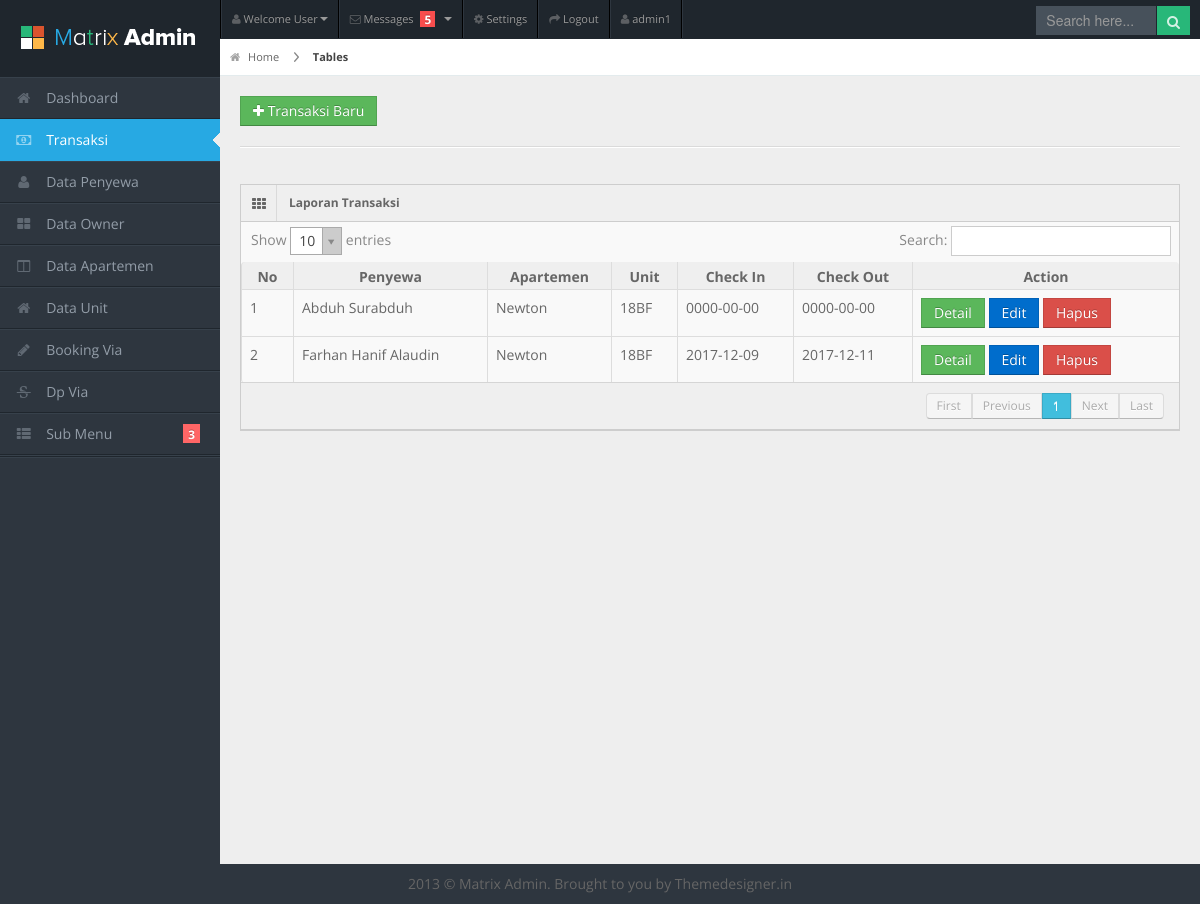
Page /laporan_transaksi.php (signed in) on the earlier database version.
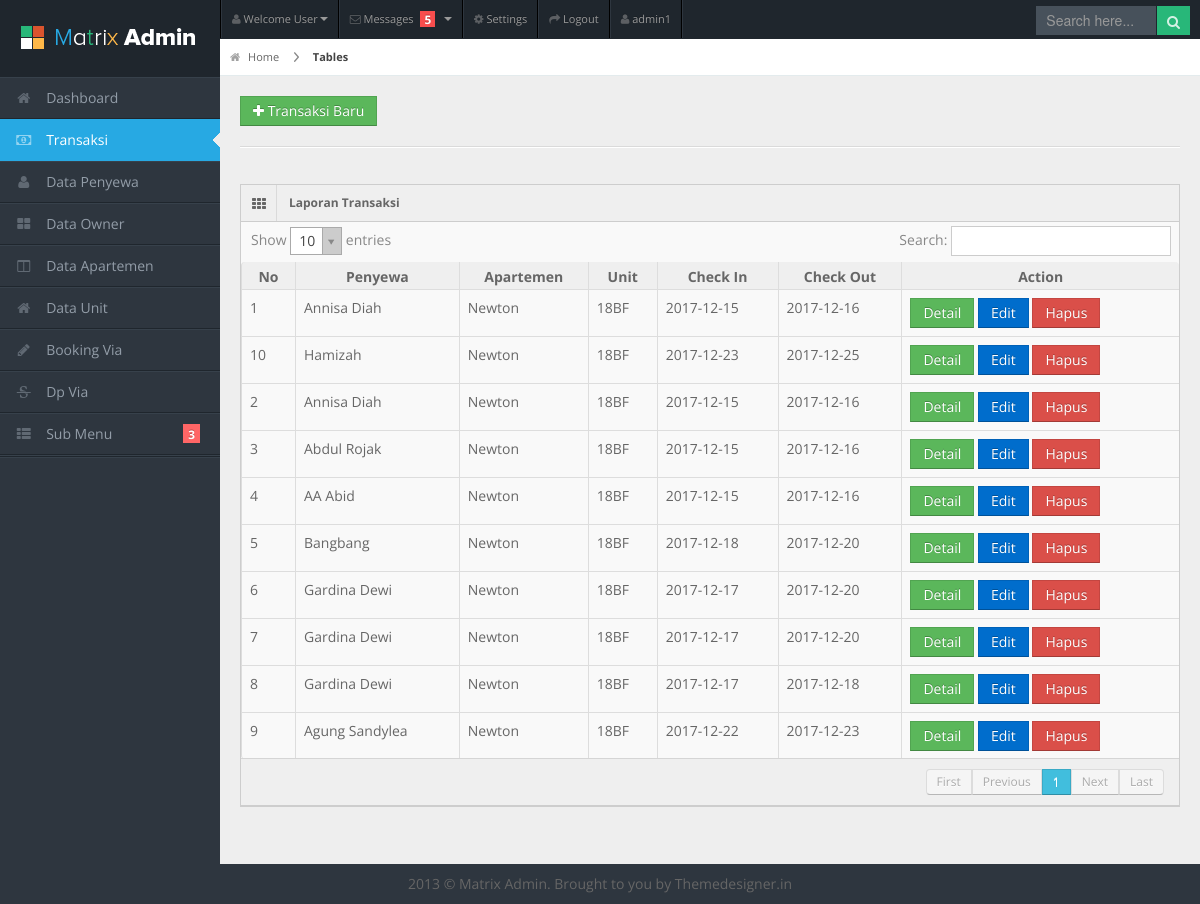
Same page on the later database version.
### tables this page shows
CREATE TABLE `tb_transaksi` (
  `kd_transaksi` int(4) NOT NULL,
  `kd_penyewa` int(4) NOT NULL,
  `kd_apt` int(4) NOT NULL,
  `kd_unit` int(4) NOT NULL,
  `check_in` date NOT NULL,
  `check_out` date NOT NULL,
  `hari` int(3) NOT NULL,
  `harga_sewa` int(20) NOT NULL,
  `tgl_transaksi` date NOT NULL,
  `diskon` int(20) NOT NULL,
  `ekstra_charge` int(20) NOT NULL,
  `kd_bank` int(4) NOT NULL,
  `tamu` int(11) NOT NULL,
  `kd_booking` int(5) NOT NULL,
  `dp` int(20) NOT NULL,
  `total_tagihan` int(20) NOT NULL,
  `sisa_pelunasan` int(20) NOT NULL,
  `catatan` varchar(50) NOT NULL
);

CREATE TABLE `tb_penyewa` (
  `kd_penyewa` int(4) NOT NULL,
  `nama` varchar(30) NOT NULL,
  `alamat` varchar(50) NOT NULL,
  `no_tlp` varchar(15) NOT NULL,
  `jenis_kelamin` varchar(10) NOT NULL,
  `email` varchar(40) NOT NULL,
  `tgl_gabung` date NOT NULL
);

CREATE TABLE `tb_apt` (
  `kd_apt` int(4) NOT NULL,
  `nama_apt` varchar(30) NOT NULL,
  `alamat_apt` varchar(50) NOT NULL
);

CREATE TABLE `tb_unit` (
  `kd_unit` int(4) NOT NULL,
  `kd_apt` int(4) NOT NULL,
  `no_unit` varchar(10) NOT NULL,
  `h_sewa_wd` int(10) NOT NULL,
  `h_sewa_we` int(10) NOT NULL,
  `h_owner_wd` int(10) NOT NULL,
  `h_owner_we` int(10) NOT NULL,
  `ekstra_charge` int(10) NOT NULL
);

### proses/proses.php (called while the page is built, shortened)
<?php
class Proses{
  public function __construct(){
    $this->db = new PDO('mysql:host=localhost;dbname=db_keuangan_cozzal','root','');
  }
  public function showTransaksi(){
	$sql = "SELECT * from tb_transaksi
	  INNER JOIN tb_penyewa ON tb_penyewa.kd_penyewa = tb_transaksi.kd_penyewa
	  INNER JOIN tb_apt ON tb_apt.kd_apt = tb_transaksi.kd_apt
	  INNER JOIN tb_unit ON tb_unit.kd_unit = tb_transaksi.kd_unit";
	$query = $this->db->query($sql);
	return $query;
  }
}
?>

### laporan_transaksi.php (the view, shortened to what this page needs)
<?php
  if(!isset($_SESSION['username'])) {
    header('location:login.php');
  }else {
    $username = $_SESSION['username'];
  }
  $thisPage = "Transaksi";
  include "template/head.php";
?>
<body>
<?php
  include "template/header.php";
  include "template/sidebar.php";
?>
<div id="content">
  <div id="content-header">
    <div id="breadcrumb"> <a href="#" title="Go to Home" class="tip-bottom"><i class="icon-home"></i> Home</a> <a href="#" class="current">Tables</a> </div>
    <a href="transaksi.php" class="btn btn-success btn-add"><i class="icon-plus"></i> Transaksi Baru</a>
  </div>
  <div class="container-fluid">
    <hr>
    <div class="row-fluid">
      <div class="span12">
        <div class="widget-box">
          <div class="widget-title"> <span class="icon"><i class="icon-th"></i></span>
            <h5>Laporan Transaksi</h5>
          </div>
          <div class="widget-content nopadding">
			<table class="table table-bordered data-table">
              <thead>
                <tr>
                  <th>No</th>
                  <th>Penyewa</th>
                  <th>Apartemen</th>
                  <th>Unit</th>
                  <th>Check In</th>
				  <th>Check Out</th>
				  <th>Action</th>
                </tr>
              </thead>
              <tbody>
			    <?php
				  require("proses/proses.php");
				  $Proses = new Proses();
				  $show = $Proses->showTransaksi();
				  $i = 1;
				  while($data = $show->fetch(PDO::FETCH_OBJ)){
					echo "
					  <tr class=gradeC'>
					    <td>$i</td>
					    <td>$data->nama</td>
					    <td>$data->nama_apt</td>
						<td>$data->no_unit</td>
						<td>$data->check_in</td>
						<td>$data->check_out</td>
						<td>
						  <a class='btn btn-success' id='detail' name='detail' href='laporan_transaksi.php?detail=$data->kd_transaksi'>Detail</a>
						  <a class='btn btn-primary' href='#'>Edit</a>
						  <a class='btn btn-danger' href='#'>Hapus</a>
						</td>
					  </tr>";
					$i++;
				  };
				?>
              </tbody>
            </table>
          </div>
        </div>
      </div>
    </div>
  </div>
</div>
<div class="row-fluid">
  <div id="footer" class="span12"> 2013 &copy; Matrix Admin. Brought to you by <a href="http://themedesigner.in">Themedesigner.in</a> </div>
</div>
</body>
</html>

### template/head.php (shortened to what this page needs)
<!DOCTYPE html>
<html lang="id">
<head>
<link rel="stylesheet" href="css/bootstrap.min.css" />
<link rel="stylesheet" href="css/bootstrap-responsive.min.css" />
<link rel="stylesheet" href="css/fullcalendar.css" />
<link rel="stylesheet" href="css/uniform.css" />
<link rel="stylesheet" href="css/theme.css" />
<link rel="stylesheet" href="css/select2.css" />
<link rel="stylesheet" href="css/matrix-style.css" />
<link rel="stylesheet" href="css/matrix-media.css" />
<link href="font-awesome/css/font-awesome.css" rel="stylesheet" />
<link rel="stylesheet" href="css/jquery.gritter.css" />
</head>

### template/header.php (shortened to what this page needs)
<div id="header">
  <h1><a href="dashboard.html">Matrix Admin</a></h1>
</div>
<div id="user-nav" class="navbar navbar-inverse">
  <ul class="nav">
    <li  class="dropdown" id="profile-messages" ><a title="" href="#" data-toggle="dropdown" data-target="#profile-messages" class="dropdown-toggle"><i class="icon icon-user"></i>  <span class="text">Welcome User</span><b class="caret"></b></a>
    </li>
    <li class="dropdown" id="menu-messages"><a href="#" data-toggle="dropdown" data-target="#menu-messages" class="dropdown-toggle"><i class="icon icon-envelope"></i> <span class="text">Messages</span> <span class="label label-important">5</span> <b class="caret"></b></a>
    </li>
    <li class=""><a title="" href="#"><i class="icon icon-cog"></i> <span class="text">Settings</span></a></li>
	<li class=""><a title="" href="proses/proses_logout.php"><i class="icon icon-share-alt"></i> <span class="text"> Logout</span></a></li>
    <li class=""><a title="" href="#"><i class="icon icon-user"></i> <span class="text"> <?php echo $username;?></span></a></li>
  </ul>
</div>
<div id="search">
  <input type="text" placeholder="Search here..."/>
  <button type="submit" class="tip-bottom" title="Search"><i class="icon-search icon-white"></i></button>
</div>

### template/sidebar.php (shortened to what this page needs)
<div id="sidebar"><a href="#" class="visible-phone"><i class="icon icon-home"></i> Dashboard</a>
  <ul>
    <li <?php if($thisPage == "Dashboard") echo "class='active'"; ?>><a href="index.php"><i class="icon icon-home"></i> <span>Dashboard</span></a> </li>
	<li class="submenu <?php if($thisPage == "Transaksi") echo " active"; ?>"> <a href="transaksi.php"><i class="icon icon-money"></i> <span>Transaksi</span></a>
    </li>
	<li <?php if($thisPage == "Penyewa") echo "class='active'"; ?>><a href="penyewa.php"><i class="icon icon-user"></i> <span>Data Penyewa</span></a> </li>
    <li <?php if($thisPage == "Owner") echo "class='active'"; ?>><a href="owner.php"><i class="icon icon-th-large"></i> <span>Data Owner</span></a> </li>
    <li <?php if($thisPage == "Apartemen") echo "class='active'"; ?>><a href="apartemen.php"><i class="icon icon-columns"></i> <span>Data Apartemen</span></a> </li>
    <li <?php if($thisPage == "Unit") echo "class='active'"; ?>><a href="unit.php"><i class="icon icon-home"></i> <span>Data Unit</span></a> </li>
	<li <?php if($thisPage == "Booking_via") echo "class='active'"; ?>><a href="booking_via.php"><i class="icon icon-pencil"></i> <span>Booking Via</span></a> </li>
	<li <?php if($thisPage == "Dp_via") echo "class='active'"; ?>><a href="dp_via.php"><i class="icon icon-strikethrough"></i> <span>Dp Via</span></a> </li>
    <li class="submenu"> <a href="#"><i class="icon icon-th-list"></i> <span>Sub Menu</span> <span class="label label-important">3</span></a>
    </li>
	<li>
	</li>
  </ul>
</div>

### css/theme.css (style rules this page uses)
.btn-add { margin-left: 20px; margin-top: 20px; }

### css/matrix-media.css (style rules this page uses)
body { background:#2E363F; }
#header { background-color: #1f262d; margin-top:10px; }
#search input[type=text], #search button { background-color: #28b779; }
#sidebar > ul { border-bottom: 1px solid #37414b }
#sidebar > ul > li { border-top: 1px solid #37414b; border-bottom: 1px solid #1f262d; }
#sidebar > ul > li.active { background-color: #27a9e3; border-bottom: 1px solid #27a9e3; border-top: 1px solid #27a9e3; }
#sidebar > ul > li.active a { color:#fff; text-decoration:none; }
#sidebar > ul > li > a > .label { background-color:#F66; }
#search input[type=text] { background-color: #47515b; color: #fff; }

Differences in the rows shown:
removed tb_transaksi: kd_penyewa.nama "Abduh Surabduh", kd_apt.nama_apt "Newton", kd_unit.no_unit "18BF", check_in "0000-00-00", check_out "0000-00-00"
removed tb_transaksi: kd_penyewa.nama "Farhan Hanif Alaudin", kd_apt.nama_apt "Newton", kd_unit.no_unit "18BF", check_in "2017-12-09", check_out "2017-12-11"
added tb_transaksi: kd_penyewa.nama "Annisa Diah", kd_apt.nama_apt "Newton", kd_unit.no_unit "18BF", check_in "2017-12-15", check_out "2017-12-16"
added tb_transaksi: kd_penyewa.nama "Annisa Diah", kd_apt.nama_apt "Newton", kd_unit.no_unit "18BF", check_in "2017-12-15", check_out "2017-12-16"
added tb_transaksi: kd_penyewa.nama "Abdul Rojak", kd_apt.nama_apt "Newton", kd_unit.no_unit "18BF", check_in "2017-12-15", check_out "2017-12-16"
added tb_transaksi: kd_penyewa.nama "AA Abid", kd_apt.nama_apt "Newton", kd_unit.no_unit "18BF", check_in "2017-12-15", check_out "2017-12-16"
added tb_transaksi: kd_penyewa.nama "Bangbang", kd_apt.nama_apt "Newton", kd_unit.no_unit "18BF", check_in "2017-12-18", check_out "2017-12-20"
added tb_transaksi: kd_penyewa.nama "Gardina Dewi", kd_apt.nama_apt "Newton", kd_unit.no_unit "18BF", check_in "2017-12-17", check_out "2017-12-20"
added tb_transaksi: kd_penyewa.nama "Gardina Dewi", kd_apt.nama_apt "Newton", kd_unit.no_unit "18BF", check_in "2017-12-17", check_out "2017-12-20"
added tb_transaksi: kd_penyewa.nama "Gardina Dewi", kd_apt.nama_apt "Newton", kd_unit.no_unit "18BF", check_in "2017-12-17", check_out "2017-12-18"
added tb_transaksi: kd_penyewa.nama "Agung Sandylea", kd_apt.nama_apt "Newton", kd_unit.no_unit "18BF", check_in "2017-12-22", check_out "2017-12-23"
added tb_transaksi: kd_penyewa.nama "Hamizah", kd_apt.nama_apt "Newton", kd_unit.no_unit "18BF", check_in "2017-12-23", check_out "2017-12-25"
